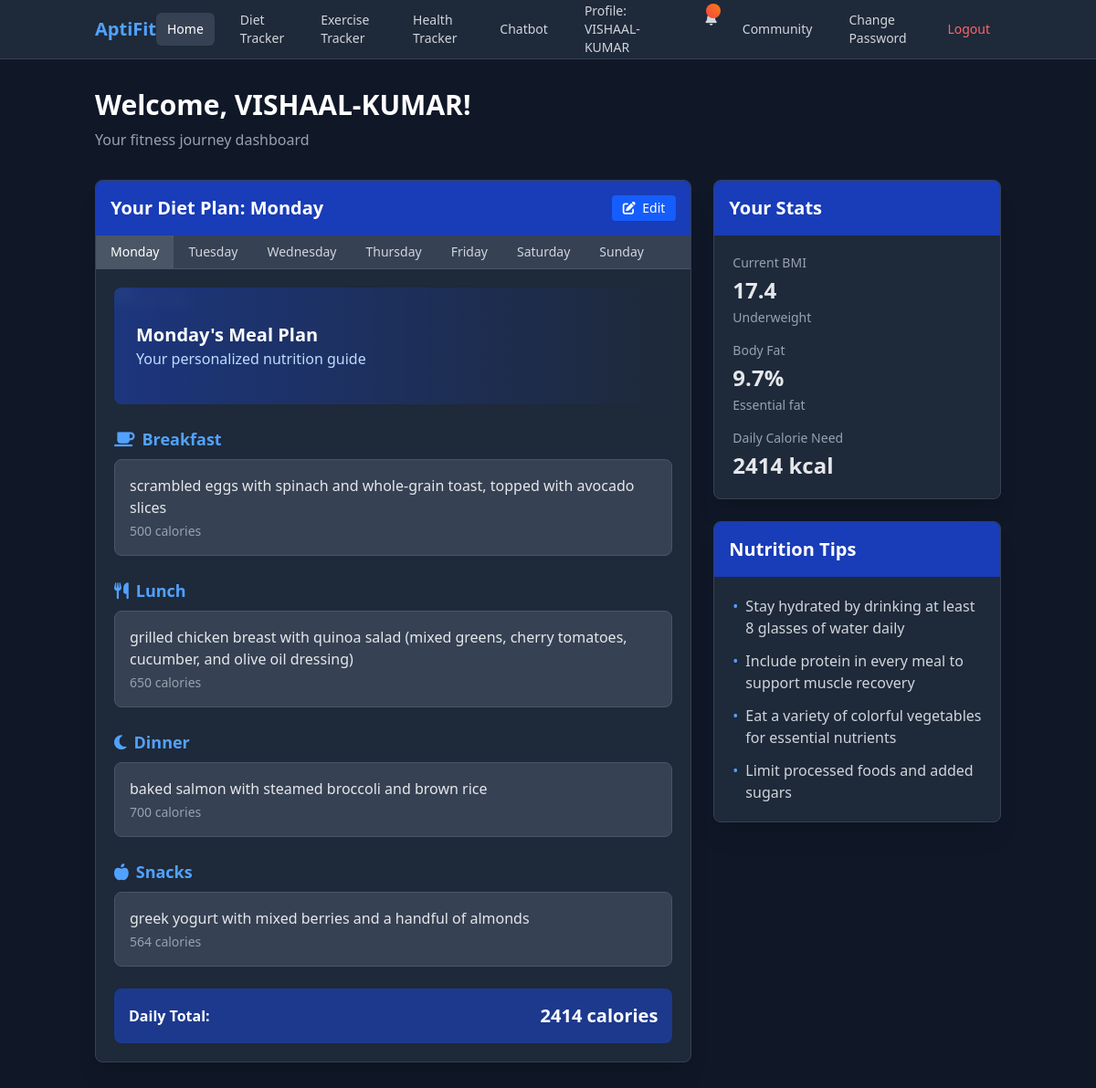
Before: /index/ (signed in) with the older database file.
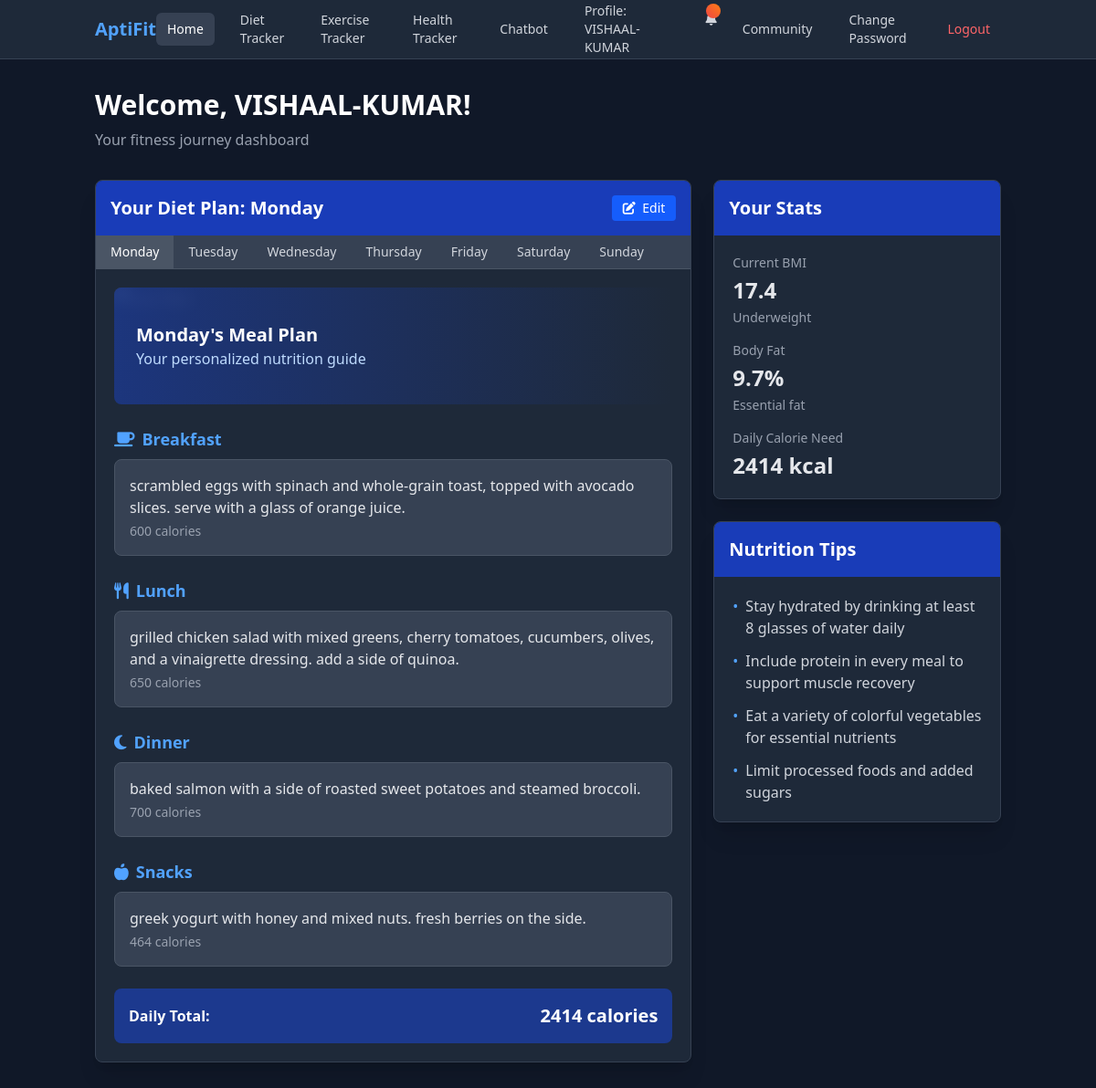
After: the same page with the newer database file.
### fitness/models.py (models this page shows, shortened)
class DailyDietPlan(models.Model):
    DAYS_OF_WEEK = [
        ('monday', 'Monday'),
        ('tuesday', 'Tuesday'),
        ('wednesday', 'Wednesday'),
        ('thursday', 'Thursday'),
        ('friday', 'Friday'),
        ('saturday', 'Saturday'),
        ('sunday', 'Sunday'),
    ]
    diet_plan = models.ForeignKey(
        DietPlan, related_name='daily_plans', on_delete=models.CASCADE)
    day_of_week = models.CharField(max_length=10, choices=DAYS_OF_WEEK)
    breakfast = models.TextField(blank=True, null=True)
    breakfast_calories = models.IntegerField(blank=True, null=True)
    lunch = models.TextField(blank=True, null=True)
    lunch_calories = models.IntegerField(blank=True, null=True)
    dinner = models.TextField(blank=True, null=True)
    dinner_calories = models.IntegerField(blank=True, null=True)
    snacks = models.TextField(blank=True, null=True)
    snacks_calories = models.IntegerField(blank=True, null=True)
    class Meta:
        unique_together = ['diet_plan', 'day_of_week']
    @property
    def total_calories(self):
        total = 0
        if self.breakfast_calories:
            total += self.breakfast_calories
        if self.lunch_calories:
            total += self.lunch_calories
        if self.dinner_calories:
            total += self.dinner_calories
        if self.snacks_calories:
            total += self.snacks_calories
        return total if total > 0 else None

### fitness/views.py (the view)
# urls.py: path("index/", views.index, name="index"),
@login_required
def index(request):
    import datetime
    day_param = request.GET.get('day')
    if day_param:
        current_day = day_param.lower()
    else:
        current_day = datetime.datetime.now().strftime('%A').lower()
    try:
        diet_plan = DietPlan.objects.get(user=request.user)
        daily_plan = diet_plan.get_day_plan(current_day)
    except DietPlan.DoesNotExist:
        diet_plan = None
        daily_plan = None
    user_profile = request.user.userprofile
    bmi = user_profile.bmi
    body_fat = user_profile.body_fat
    daily_calories = user_profile.daily_calorie_needs
    notification_preference = request.user.userprofile.notification_preference
    diet_notification = None
    exercise_notification = None
    if notification_preference == 'daily':
        import datetime
        current_weekday = datetime.datetime.now().strftime('%A').lower()
        diet_notification = f"Remember to follow your {current_day} diet plan!"
        if hasattr(request.user, 'exerciseplan'):
            exercise_plan = request.user.exerciseplan
            today_exercise = None
            for day in exercise_plan.days.all():
                if day.day.lower() == current_weekday:
                    today_exercise = day
                    break
            if today_exercise:
                exercise_notification = {
                    'message': f"Don't forget today's {today_exercise.focus} workout! ({today_exercise.duration})",
                    'timestamp': 'Today'
                }
            else:
                exercise_notification = {
                    'message': "Remember to check your exercise plan for today!",
                    'timestamp': 'Today'
                }
    notifications = request.session.get('notifications', [])
    unread_notifications = [
        n for n in notifications if not n.get('read', False)]
    has_unread = len(unread_notifications) > 0
    if has_unread:
        for notification in notifications:
            notification['read'] = True
        request.session.modified = True
    context = {
        'diet_plan': diet_plan,
        'daily_plan': daily_plan,
        'current_day': current_day.title(),  # Capitalize for display
        'days_of_week': DailyDietPlan.DAYS_OF_WEEK,
        'bmi': bmi,
        'bmi_category': user_profile.bmi_category,
        'body_fat': body_fat,
        'body_fat_category': user_profile.body_fat_category,
        'daily_calories': daily_calories,
        'diet_notification': diet_notification,
        'exercise_notification': exercise_notification,
        'notification_preference': notification_preference,
        'notifications': notifications,
    }
    has_notifications = diet_notification is not None or exercise_notification is not None
    context['has_notifications'] = has_notifications
    if notifications:
        context['notification_count'] = len(
            notifications) + (1 if exercise_notification else 0)
    elif has_notifications:
        context['notification_count'] = (
            1 if diet_notification else 0) + (1 if exercise_notification else 0)
    return render(request, 'fitness/index.html', context)

### fitness/models.py (called while the page is built)
    @property
    def bmi(self):
        if self.height and self.weight:
            height_m = self.height / 100
            return round(self.weight / (height_m * height_m), 1)
        return None

    @property
    def bmi_category(self):
        bmi = self.bmi
        if bmi is None:
            return None
        elif bmi < 18.5:
            return "Underweight"
        elif bmi < 25:
            return "Normal weight"
        elif bmi < 30:
            return "Overweight"
        else:
            return "Obese"

    @property
    def body_fat(self):
        bmi = self.bmi
        if bmi is None or not self.sex or not self.age:
            return None
        if self.sex.lower() == "male":
            return round(1.20 * bmi + 0.23 * self.age - 10.8 * 1 - 5.4, 1)
        else:
            return round(1.20 * bmi + 0.23 * self.age - 10.8 * 0 - 5.4, 1)

    def get_day_plan(self, day_of_week):
        try:
            return self.daily_plans.get(day_of_week=day_of_week.lower())
        except DailyDietPlan.DoesNotExist:
            return None

### fitness/templates/fitness/index.html (shortened to what the changed rows need)
<!DOCTYPE html>
<html lang="en">
  <head>
    <script src="https://cdn.jsdelivr.net/npm/@tailwindcss/browser@4"></script>
    <link rel="stylesheet" href="https://cdnjs.cloudflare.com/ajax/libs/font-awesome/6.4.0/css/all.min.css">
  </head>
  <body class="bg-gray-900 min-h-screen text-gray-200">
    <div class="container mx-auto px-4 py-8">
      <div class="mb-8">
        <h1 class="text-3xl font-bold text-white mb-2">Welcome, {{ user.username }}!</h1>
      </div>
      <div class="grid grid-cols-1 lg:grid-cols-3 gap-6">
        <div class="lg:col-span-2">
          <div class="bg-gray-800 rounded-lg shadow-xl border border-gray-700 overflow-hidden">
            <div class="bg-blue-800 text-white p-4 flex justify-between items-center">
              <h2 class="text-xl font-bold">Your Diet Plan: {{ current_day }}</h2>
            </div>
            <div class="p-5">
              {% if daily_plan %}
                <div class="relative rounded-lg overflow-hidden mb-6 h-32">
                  <img src="https://3.imimg.com/data3/DY/IN/MY-1492311/diet-plan-500x500.jpg"
                       alt="Diet Plan" class="w-full h-full object-cover blur-sm opacity-40">
                  <div class="absolute inset-0 bg-gradient-to-r from-blue-900/80 to-transparent"></div>
                  <div class="absolute inset-0 flex items-center p-6">
                    <div>
                      <h3 class="text-xl font-bold text-white">{{ current_day }}'s Meal Plan</h3>
                      <p class="text-blue-200">Your personalized nutrition guide</p>
                    </div>
                  </div>
                </div>
                <div class="space-y-6">
                  <div class="space-y-2">
                    <h3 class="text-lg font-semibold text-blue-400 flex items-center">
                      <i class="fas fa-coffee mr-2"></i>Breakfast
                    </h3>
                    <div class="bg-gray-700 p-4 rounded-lg border border-gray-600">
                      {% if daily_plan.breakfast %}
                        <p>{{ daily_plan.breakfast }}</p>
                        {% if daily_plan.breakfast_calories %}
                          <p class="text-sm text-gray-400 mt-1">{{ daily_plan.breakfast_calories }} calories</p>
                        {% endif %}
                      {% else %}
                        <p class="text-gray-400 italic">Ask the chatbot to generate a diet plan</p>
                      {% endif %}
                    </div>
                  </div>
                  <div class="space-y-2">
                    <h3 class="text-lg font-semibold text-blue-400 flex items-center">
                      <i class="fas fa-utensils mr-2"></i>Lunch
                    </h3>
                    <div class="bg-gray-700 p-4 rounded-lg border border-gray-600">
                      <p>{{ daily_plan.lunch|default:"No lunch specified" }}</p>
                      {% if daily_plan.lunch_calories %}
                        <p class="text-sm text-gray-400 mt-1">{{ daily_plan.lunch_calories }} calories</p>
                      {% endif %}
                    </div>
                  </div>
                  <div class="space-y-2">
                    <h3 class="text-lg font-semibold text-blue-400 flex items-center">
                      <i class="fas fa-moon mr-2"></i>Dinner
                    </h3>
                    <div class="bg-gray-700 p-4 rounded-lg border border-gray-600">
                      <p>{{ daily_plan.dinner|default:"No dinner specified" }}</p>
                      {% if daily_plan.dinner_calories %}
                        <p class="text-sm text-gray-400 mt-1">{{ daily_plan.dinner_calories }} calories</p>
                      {% endif %}
                    </div>
                  </div>
                  <div class="space-y-2">
                    <h3 class="text-lg font-semibold text-blue-400 flex items-center">
                      <i class="fas fa-apple-alt mr-2"></i>Snacks
                    </h3>
                    <div class="bg-gray-700 p-4 rounded-lg border border-gray-600">
                      <p>{{ daily_plan.snacks|default:"No snacks specified" }}</p>
                      {% if daily_plan.snacks_calories %}
                        <p class="text-sm text-gray-400 mt-1">{{ daily_plan.snacks_calories }} calories</p>
                      {% endif %}
                    </div>
                  </div>
                  {% if daily_plan.total_calories %}
                    <div class="bg-blue-900 p-4 rounded-lg text-white">
                      <div class="flex justify-between items-center">
                        <span class="font-semibold">Daily Total:</span>
                        <span class="font-bold text-xl">{{ daily_plan.total_calories }} calories</span>
                      </div>
                    </div>
                  {% endif %}
                </div>
              {% endif %}
            </div>
          </div>
        </div>
        <div class="lg:col-span-1">
          <div class="grid grid-cols-1 gap-6">
            <div class="bg-gray-800 rounded-lg shadow-xl border border-gray-700 overflow-hidden">
              <div class="bg-blue-800 text-white p-4">
                <h2 class="text-xl font-bold">Your Stats</h2>
              </div>
            </div>
            <div class="bg-gray-800 rounded-lg shadow-xl border border-gray-700 overflow-hidden">
              <div class="bg-blue-800 text-white p-4">
                <h2 class="text-xl font-bold">Nutrition Tips</h2>
              </div>
            </div>
          </div>
        </div>
      </div>
    </div>
  </body>
</html>

Changed rows visible on the page:
changed DailyDietPlan: breakfast "scrambled eggs with spinach and whole-grain toast, topped with avocado slices" → "scrambled eggs with spinach and whole-grain toast, topped with avocado slices. serve with a glass of orange juice."; breakfast_calories "500" → "600"; lunch "grilled chicken breast with quinoa salad (mixed greens, cherry tomatoes, cucumber, and olive oil dressing)" → "grilled chicken salad with mixed greens, cherry tomatoes, cucumbers, olives, and a vinaigrette dressing. add a side of quinoa."; dinner "baked salmon with steamed broccoli and brown rice" → "baked salmon with a side of roasted sweet potatoes and steamed broccoli."; snacks "greek yogurt with mixed berries and a handful of almonds" → "greek yogurt with honey and mixed nuts. fresh berries on the side."; snacks_calories "564" → "464"
